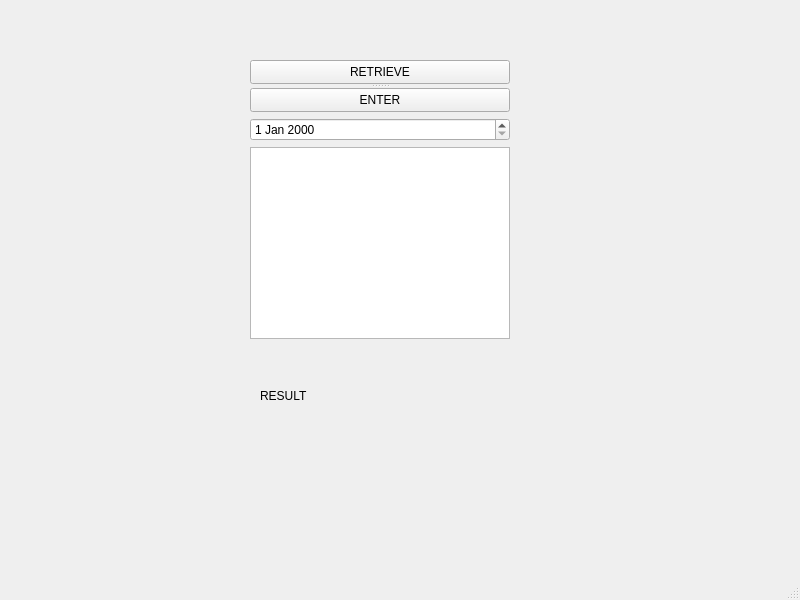
<?xml version="1.0" encoding="UTF-8"?>
<ui version="4.0">
 <class>MainWindow</class>
 <widget class="QMainWindow" name="MainWindow">
  <property name="geometry">
   <rect>
    <x>0</x>
    <y>0</y>
    <width>800</width>
    <height>600</height>
   </rect>
  </property>
  <property name="windowTitle">
   <string>MainWindow</string>
  </property>
  <widget class="QWidget" name="centralwidget">
   <widget class="QLabel" name="label">
    <property name="geometry">
     <rect>
      <x>260</x>
      <y>360</y>
      <width>241</width>
      <height>71</height>
     </rect>
    </property>
    <property name="text">
     <string>RESULT</string>
    </property>
   </widget>
   <widget class="QWidget" name="">
    <property name="geometry">
     <rect>
      <x>250</x>
      <y>60</y>
      <width>260</width>
      <height>279</height>
     </rect>
    </property>
    <layout class="QVBoxLayout" name="verticalLayout_2">
     <item>
      <widget class="QSplitter" name="splitter">
       <property name="orientation">
        <enum>Qt::Vertical</enum>
       </property>
       <widget class="QPushButton" name="RETRIEVE">
        <property name="text">
         <string>RETRIEVE</string>
        </property>
       </widget>
       <widget class="QPushButton" name="ENTER">
        <property name="text">
         <string>ENTER</string>
        </property>
       </widget>
      </widget>
     </item>
     <item>
      <layout class="QVBoxLayout" name="verticalLayout">
       <item>
        <widget class="QDateEdit" name="DATE"/>
       </item>
       <item>
        <widget class="QPlainTextEdit" name="MOOD"/>
       </item>
      </layout>
     </item>
    </layout>
   </widget>
  </widget>
  <widget class="QMenuBar" name="menubar">
   <property name="geometry">
    <rect>
     <x>0</x>
     <y>0</y>
     <width>800</width>
     <height>21</height>
    </rect>
   </property>
  </widget>
  <widget class="QStatusBar" name="statusbar"/>
 </widget>
 <resources/>
 <connections/>
</ui>
